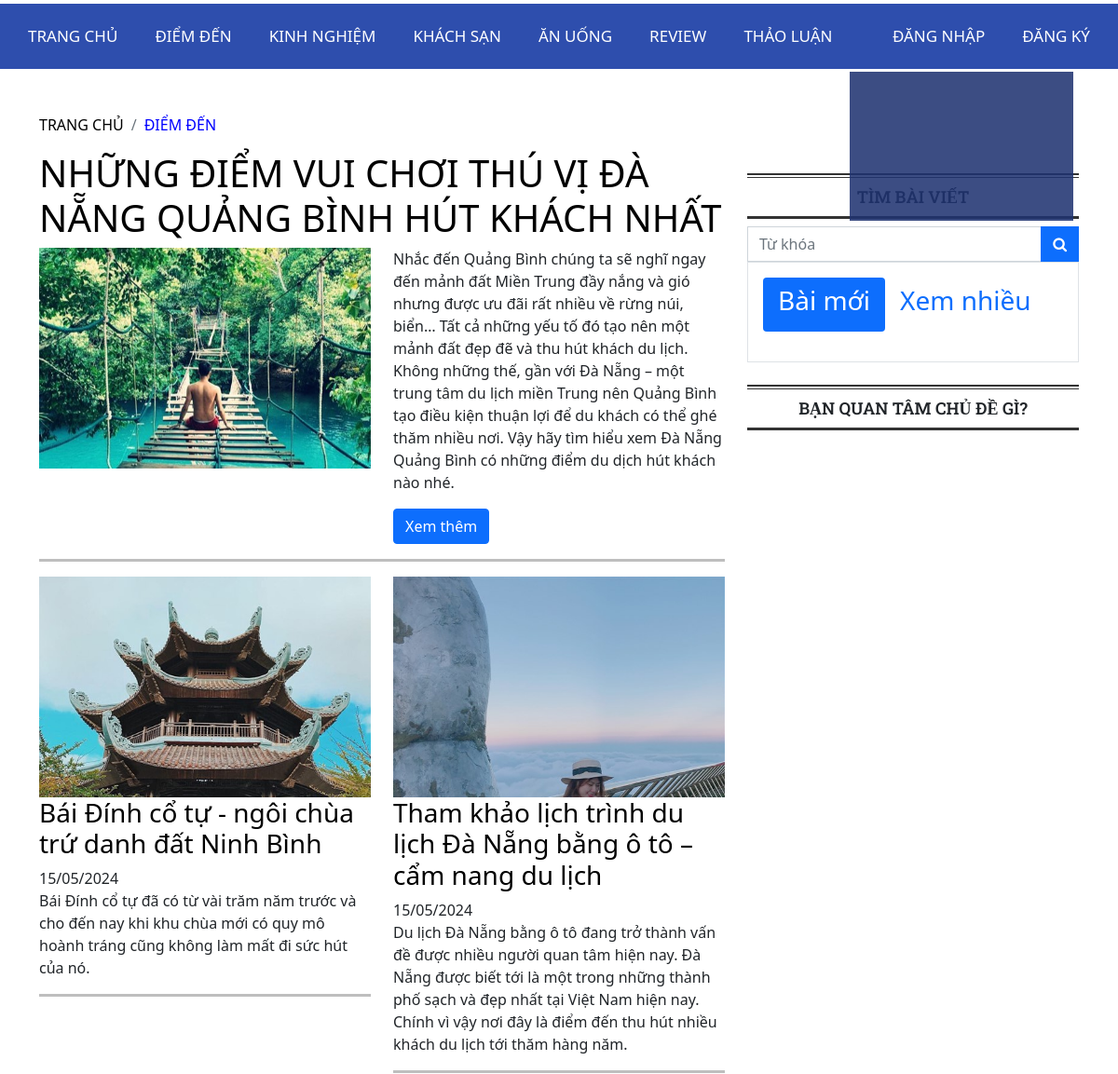
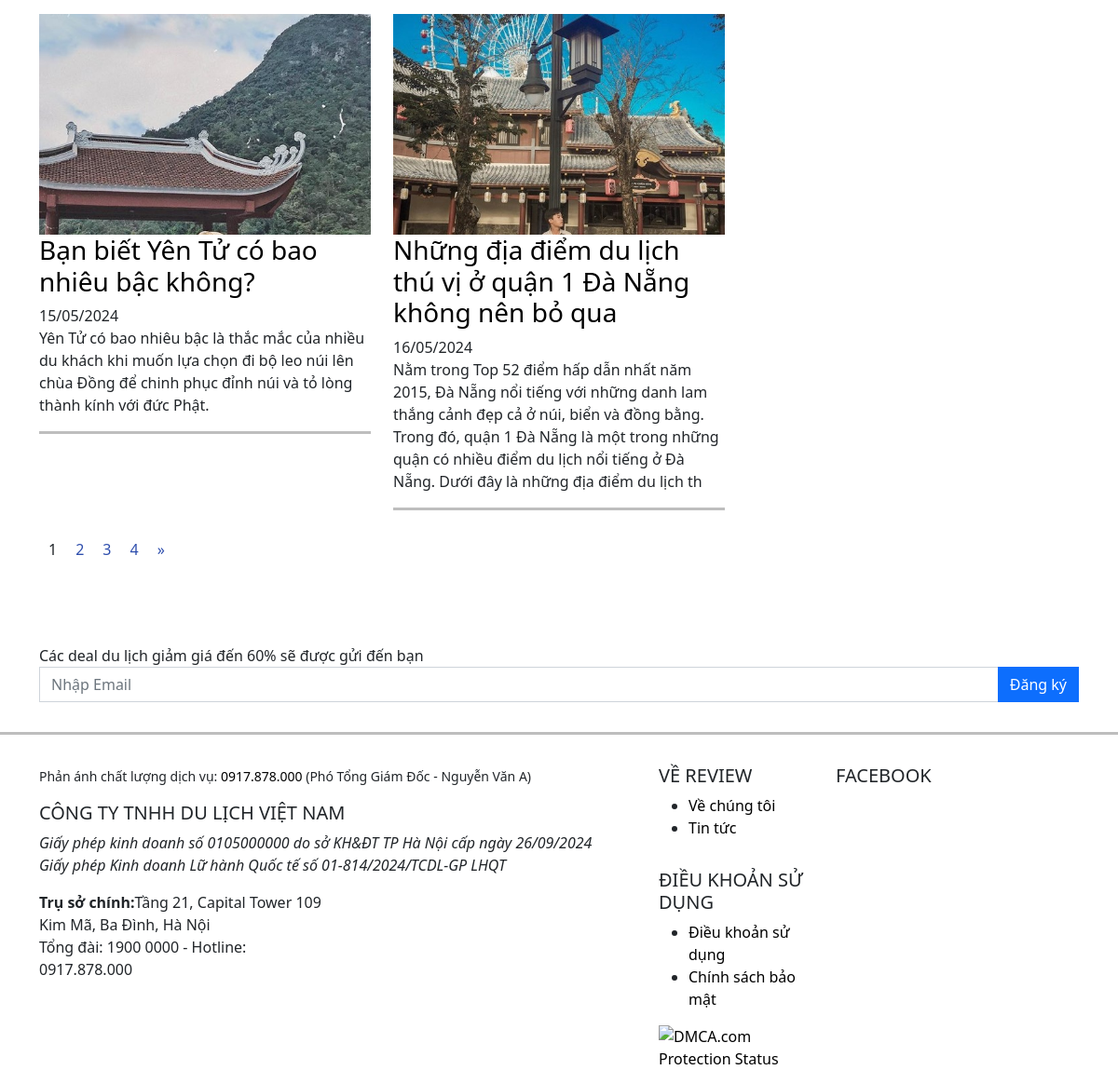
Screenshot of /frontend/place.php?danhmuc_id=35 with the database file from the repository (2 pictures, top to bottom).
### tables this page shows
CREATE TABLE `danhmuc` (
  `danhmuc_id` int NOT NULL,
  `ten_danhmuc` varchar(255) NOT NULL
);

CREATE TABLE `baiviet` (
  `baiviet_id` int NOT NULL,
  `author_id` int NOT NULL,
  `danhmuc_id` int NOT NULL,
  `tieude` varchar(500) NOT NULL,
  `content` varchar(10000) NOT NULL,
  `anh` varchar(1000) NOT NULL,
  `tomtat` varchar(1000) NOT NULL,
  `Ngaytao` date NOT NULL,
  `luotxem` int NOT NULL
);

### frontend/database.php (called while the page is built, shortened)
<?php
class Database
{
    public $host = "localhost";
    public $user = "root";
    public $pass  = "";
    public $dbname  = "review";
    public $link;
    private function connectDB()
    {
        $this->link = new mysqli(
            $this->host,
            $this->user,
            $this->pass,
            $this->dbname
        );
    }
    public function select($query)
    {
        $result = $this->link->query($query) or
            die($this->link->error . __LINE__);
        if ($result->num_rows > 0) {
            return $result;
        } else {
            return false;
        }
    }
}

### backend/category_class.php (called while the page is built, shortened)
<?php
include_once "database.php";
?>
<?php
class category
{
    private $db;
    public function __construct()
    {
        $this->db = new Database();
    }
    public function show_category()
    {
        $query = "SELECT danhmuc.*, COUNT(baiviet.baiviet_id)
        FROM danhmuc LEFT JOIN baiviet ON danhmuc.danhmuc_id = baiviet.danhmuc_id
        GROUP BY danhmuc_id, ten_danhmuc
        ORDER BY danhmuc_id ASC";
        $result = $this->db->select($query);
        return $result;
    }
    public function get_category($category_id)
    {
        $query = "SELECT * FROM danhmuc WHERE danhmuc_id = '$category_id'";
        $result = $this->db->select($query);
        return $result;
    }
}
?>

### backend/article_class.php (called while the page is built, shortened)
<?php
include_once 'database.php';
?>
<?php
class article
{
    private $db;
    public function __construct()
    {
        $this->db = new Database();
    }
    public function show_article_onCat($category_id)
    {
        $query = "SELECT baiviet.*,author.author_name,danhmuc.ten_danhmuc
                  FROM baiviet INNER JOIN author ON baiviet.author_id=author.author_id
                  INNER JOIN danhmuc ON baiviet.danhmuc_id=danhmuc.danhmuc_id
                  WHERE baiviet.danhmuc_id = '$category_id'
                  ORDER BY baiviet_id";
        $result = $this->db->select($query);
        return $result;
    }
}
?>

### frontend/place.php (the view, shortened to what this page needs)
<?php
include 'header.php';
include_once "../backend/article_class.php";
?>
<?php
$article = new article;
if (isset($_GET['danhmuc_id']) && $_GET['danhmuc_id'] != NULL) {
    $category_id = $_GET['danhmuc_id'];
}
?>
<body id="top">
    <div class="container pb-sm-5 pb-0" style="margin-top: 3rem;">
        <ul class="breadcrumb">
            <li class="breadcrumb-item"><a href="home.php">TRANG CHỦ</a></li>
            <?php
            $category = new category;
            $get_category = $category->get_category($category_id);
            if ($get_category) {
                while ($result = $get_category->fetch_assoc()) {
            ?>
                    <li class="breadcrumb-item">
                        <a href="#" style="color:blue">
                            <?php echo $result['ten_danhmuc']; ?>
                        </a>
                    </li>
            <?php
                }
            }
            ?>
        </ul>
        <div class="row">
            <div class="col-lg-8">
                <?php
                $show_article_onCat = $article->show_article_onCat($category_id);
                if ($show_article_onCat) {
                    $article_onCat_array = [];
                    while ($row = $show_article_onCat->fetch_assoc()) {
                        $article_onCat_array[] = $row;
                    }
                    $article_onCat_length = count($article_onCat_array);
                    for ($i = 0; $i < $article_onCat_length; $i++) {
                        $article_onCat_data = $article_onCat_array[$i];
                        if ($i === 0) {
                ?>
                            <div class="first-post-list">
                                <h1><a class="post-list" href=" detail.php?baiviet_id=<?php echo $article_onCat_data['baiviet_id']; ?>"><?php echo $article_onCat_data['tieude']; ?></a></h1>
                                <div class="row">
                                    <div class="col-lg-6">
                                        <a href="detail.php?baiviet_id=<?php echo $article_onCat_data['baiviet_id']; ?>" class="zoom-img">
                                            <img src="../backend/uploads/<?php echo $article_onCat_data['anh']; ?>" class="img-fluid" alt="Những điểm vui chơi thú vị" />
                                        </a>
                                    </div>
                                    <div class="col-lg-6">
                                        <p><?php echo $article_onCat_data['tomtat']; ?></p>
                                        <a href="detail.php?baiviet_id=<?php echo $article_onCat_data['baiviet_id']; ?>" class="btn btn-primary">Xem thêm</a>
                                    </div>
                                </div>
                            </div>
                <?php
                        } else {
                            break;
                        }
                    }
                } ?>
                <hr>
                <div class="row">
                    <?php
                    for ($i = 1; $i < $article_onCat_length; $i++) {
                        $article_onCat_data = $article_onCat_array[$i];
                    ?>
                        <div class="col-lg-6">
                            <div class="first-post post-list">
                                <div class="square-image">
                                    <a href="detail.php?baiviet_id=<?php echo $article_onCat_data['baiviet_id']; ?>" class="zoom-img">
                                        <img src="../backend/uploads/<?php echo $article_onCat_data['anh']; ?>" class="img-fluid" alt="Những địa điểm du lịch thú vị ở quận 1 Đà Nẵng không nên bỏ qua">
                                    </a>
                                </div>
                                <h3><a class="post_link" href="detail.php?baiviet_id=<?php echo $article_onCat_data['baiviet_id']; ?>"><?php echo $article_onCat_data['tieude']; ?></a></h3>
                                <div class="date-meta"><?php echo date('d/m/Y', strtotime($article_onCat_data['Ngaytao'])); ?></div>
                                <p><?php echo $article_onCat_data['tomtat']; ?></p>
                            </div>
                            <hr>
                        </div>
                    <?php
                    }
                    ?>
                </div>
                <div class="text-center">
                    <div class="pagination-container">
                        <ul class="pagination">
                            <li class="active"><a>1</a></li>
                            <li><a href="/diem-den?page=2">2</a></li>
                            <li><a href="/diem-den?page=3">3</a></li>
                            <li><a href="/diem-den?page=4">4</a></li>
                            <li class="PagedList-skipToNext"><a href="/diem-den?page=2" rel="next">»</a></li>
                        </ul>
                    </div>
                </div>
            </div>
            <?php
            include 'search.php';
            ?>
        </div>
    </div>
    <?php
    include 'footer.php';
    ?>
</body>

### frontend/header.php (shortened to what this page needs)
<?php
include_once "../backend/category_class.php";
$category = new category;
$show_category = $category->show_category();
?>
<!DOCTYPE html>
<html lang="vi-VN">
<head>
    <link href="https://cdn.jsdelivr.net/npm/bootstrap@5.0.2/dist/css/bootstrap.min.css" rel="stylesheet">
    <link rel="stylesheet" href="style.css">
    <link rel="stylesheet" href="https://cdnjs.cloudflare.com/ajax/libs/font-awesome/4.7.0/css/font-awesome.min.css">
</head>
<body>
    <header class="navbar">
        <div class="navbar-left">
            <ul>
                <li><a href="home.php">TRANG CHỦ</a></li>
                <?php
                if ($show_category) {
                    while ($result = $show_category->fetch_assoc()) {
                ?>
                        <li><a href="place.php?danhmuc_id=<?php echo $result['danhmuc_id']; ?>"><?php echo $result['ten_danhmuc']; ?></a></li>
                <?php
                    }
                }
                ?>
                <li><a href="#">THẢO LUẬN</a></li>
            </ul>
        </div>
        <div class="navbar-right">
            <ul>
                <li id="login-link" style="display: none;"><a href="login.php"> ĐĂNG NHẬP</a></li>
                <li id="register-link" style="display: none;"><a href="register.php">ĐĂNG KÝ</a></li>
            </ul>
        </div>
    </header>
    <div class="sub-menu">
    </div>
</body>
</html>

### frontend/style.css (style rules this page uses)
* { margin: 0; padding: 0; box-sizing: border-box; }
header ul { list-style-type: none; margin: 0!important; padding: 0; overflow: hidden; }
header li { float: left; }
header, .pagination-container li a { display: block; color: #2e4ead; text-align: center; margin-top: 4px; padding: 10px 10px; text-decoration: none; }
.navbar { background-color: #2e4ead; overflow: hidden; }
.navbar a { float: left; display: block; color: white; text-align: center; padding: 14px 20px; text-decoration: none; font-size: 17px; }
.sub-menu { color: #eee; background-color: #1e3270dd; position: absolute; right: 3rem; width: 30vh; height: 20vh; margin-top: 3px; }

### frontend/place.php (style rules this page uses)
a { text-decoration: none; color: #000 }
hr { border-bottom: 3px solid #000; }
.square-image { width: 100%; height: 0; padding-top: 66.67%; position: relative; overflow: hidden; }
.square-image img { position: absolute; width: 100%; height: auto; top: 0; left: 0; }

### rows the page displays
danhmuc: ten_danhmuc "ĐIỂM ĐẾN"
danhmuc: ten_danhmuc "KINH NGHIỆM"
danhmuc: ten_danhmuc "KHÁCH SẠN"
danhmuc: ten_danhmuc "ĂN UỐNG"
danhmuc: ten_danhmuc "REVIEW"
baiviet: tieude "NHỮNG ĐIỂM VUI CHƠI THÚ VỊ ĐÀ NẴNG QUẢNG BÌNH HÚT KHÁCH NHẤT", anh (picture), tomtat "Nhắc đến Quảng Bình chúng ta sẽ nghĩ ngay đến mảnh đất Miền Trung đầy nắng và gió nhưng được ưu đãi rất nhiều về rừng núi, biển… Tất cả những yếu tố đó tạo nên một mảnh đất đẹp đẽ và thu hút khách du lịch. Không những thế, gần với Đà Nẵng – một trung tâm du lịch miền Trung nên Quảng Bình tạo điều kiện thuận lợi để du khách có thể ghé thăm nhiều nơi. Vậy hãy tìm hiểu xem Đà Nẵng Quảng Bình có những điểm du dịch hút khách nào nhé."
baiviet: anh (picture), tieude "Bái Đính cổ tự - ngôi chùa trứ danh đất Ninh Bình", Ngaytao "15/05/2024", tomtat "Bái Đính cổ tự đã có từ vài trăm năm trước và cho đến nay khi khu chùa mới có quy mô hoành tráng cũng không làm mất đi sức hút của nó."
baiviet: anh (picture), tieude "Tham khảo lịch trình du lịch Đà Nẵng bằng ô tô – cẩm nang du lịch", Ngaytao "15/05/2024", tomtat "Du lịch Đà Nẵng bằng ô tô đang trở thành vấn đề được nhiều người quan tâm hiện nay. Đà Nẵng được biết tới là một trong những thành phố sạch và đẹp nhất tại Việt Nam hiện nay. Chính vì vậy nơi đây là điểm đến thu hút nhiều khách du lịch tới thăm hàng năm."
baiviet: anh (picture), tieude "Bạn biết Yên Tử có bao nhiêu bậc không?", Ngaytao "15/05/2024", tomtat "Yên Tử có bao nhiêu bậc là thắc mắc của nhiều du khách khi muốn lựa chọn đi bộ leo núi lên chùa Đồng để chinh phục đỉnh núi và tỏ lòng thành kính với đức Phật."
baiviet: anh (picture), tieude "Những địa điểm du lịch thú vị ở quận 1 Đà Nẵng không nên bỏ qua", Ngaytao "16/05/2024", tomtat "Nằm trong Top 52 điểm hấp dẫn nhất năm 2015, Đà Nẵng nổi tiếng với những danh lam thắng cảnh đẹp cả ở núi, biển và đồng bằng. Trong đó, quận 1 Đà Nẵng là một trong những quận có nhiều điểm du lịch nổi tiếng ở Đà Nẵng. Dưới đây là những địa điểm du lịch th"
